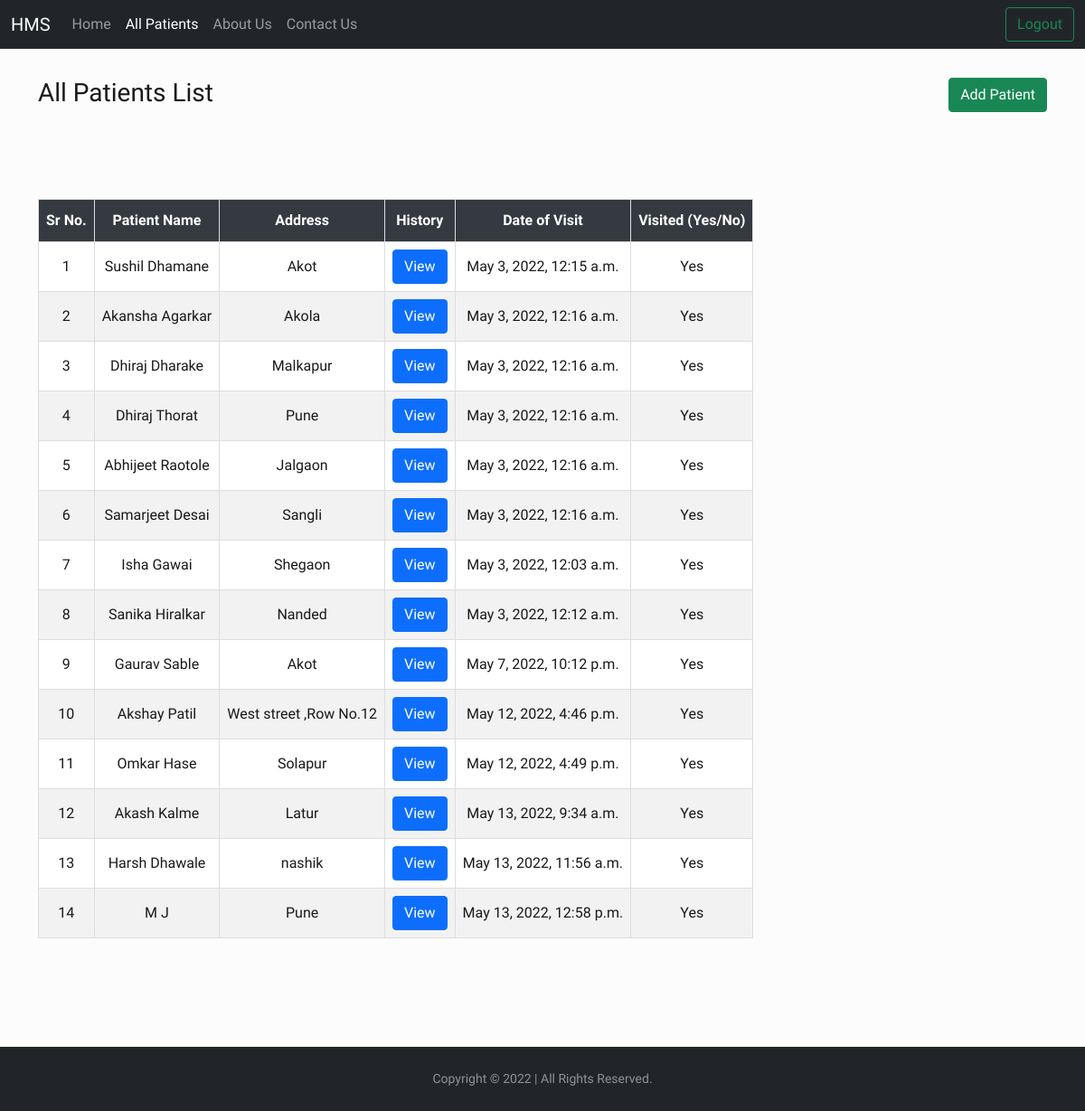
Screenshot of /patient/allpatients/ with the database file from the repository.
### patient/models.py (models this page shows)
class Patient(models.Model):
   name = models.CharField(max_length=300)
   gender = models.CharField(max_length=10)
   email = models.EmailField(null=True,blank=True)
   address = models.TextField(null=True,blank=True)
   date_of_Birth = models.DateField(null=True,blank=True)
   height = models.IntegerField(default=0)
   weight = models.IntegerField(default=0)
   reason = models.TextField(null=True,blank=True)
   notvisited = models.BooleanField(default=True)
   dateofvisit = models.DateTimeField(null=True,blank=True)
   def __str__(self):
    return self.name

### patient/views.py (the view)
# urls.py: path('allpatients/',views.allpatients,name="allpatients"),
def allpatients(request):
    allpatients = Patient.objects.all()
    allhistorys = History.objects.all()
    params = {'allpatients':allpatients,'allhistorys':allhistorys}
    return render(request,"allpatients.html",params)

### templates/allpatients.html (shortened to what this page needs)
<!doctype html>
<html lang="en">
<head>
    <link href="https://cdn.jsdelivr.net/npm/bootstrap@5.1.3/dist/css/bootstrap.min.css" rel="stylesheet"
>
    <link rel="stylesheet" type="text/css" href="https://cdn.datatables.net/v/dt/dt-1.11.5/datatables.min.css" />
</head>
<body>
    <nav class="navbar navbar-expand-lg navbar-dark bg-dark">
        <div class="container-fluid">
            <a class="navbar-brand" href="{% url 'home' %}">HMS</a>
            <div class="collapse navbar-collapse" id="navbarSupportedContent">
                <ul class="navbar-nav me-auto mb-2 mb-lg-0">
                    <li class="nav-item">
                        <a class="nav-link" aria-current="page" href="{% url 'home' %}">Home</a>
                    </li>
                    <li class="nav-item">
                        <a class="nav-link active" href="{% url 'allpatients' %}">All Patients</a>
                    </li>
                    <li class="nav-item">
                        <a class="nav-link" href="{% url 'about' %}">About Us</a>
                    </li>
                    <li class="nav-item">
                        <a class="nav-link" href="{% url 'contact' %}">Contact Us</a>
                    </li>
                </ul>
                <button type="button" class="btn btn-outline-success" data-bs-toggle="modal"
                    data-bs-target="#exampleModal">
                    Logout
                </button>
            </div>
        </div>
    </nav>
    <div class="container" style="margin-top: 2rem;">
        <div style="margin: 20px 0px;">
            <h3 style="display: inline;">All Patients List</h2>
                <a href="{% url 'addpatient' %}">
                    <button style="float: right;" class="btn btn-success">Add Patient</button>
                </a>
        </div>
        <table id="dataTable" style="text-align: center;margin-top: 100px;">
            <thead>
                <tr>
                    <th style="text-align: center;">Sr No.</th>
                    <th style="text-align: center;">Patient Name</th>
                    <th style="text-align: center;">Address</th>
                    <th style="text-align: center;">History</th>
                    <th style="text-align: center;">Date of Visit</th>
                    <th style="text-align: center;">Visited (Yes/No)</th>
                </tr>
            </thead>
            <tbody>
                {% for i in allpatients %}
                <tr>
                    <td>{{forloop.counter}}</td>
                    <td>{{i.name}}</td>
                    <td>{{i.address}}</td>
                    <td>
                        <center><button type="button" class="btn btn-primary" data-bs-toggle="modal"
                                data-bs-target="#exampleModal{{i.id}}">
                                View
                            </button></center>
                    </td>
                    <td>{{i.dateofvisit}}</td>
                    <td>
                        {% if i.notvisited %}
                        No
                        {% else %}
                        Yes
                        {% endif %}
                    </td>
                </tr>
                {% endfor %}
            </tbody>
        </table>
    </div>
    <footer id="sticky-footer" class="flex-shrink-0 py-4 bg-dark text-white-50" style="margin-top: 7.5rem ;">
        <div class="container text-center">
            <small>Copyright &copy; 2022 | All Rights Reserved.</small>
        </div>
    </footer>
</body>
</html>

### templates/allpatients.html (style rules this page uses)
* { margin: 0; padding: 0; box-sizing: border-box; }
html, body { height: 100%; }
body { background: #fdfcfc; color: rgba(0, 0, 0, 0.9); font-family: "Work Sans", sans-serif; font-size: 16px; line-height: 1.4; }
#dataTable td, #dataTable th { border: 1px solid #ddd; padding: 8px; }
#dataTable tr { transition: transform 0.3s ease-in-out; }
#dataTable tr:nth-child(odd) { background-color: white; }
#dataTable tr:nth-child(even) { background-color: #f2f2f2; }
#dataTable th { padding-top: 12px; padding-bottom: 12px; text-align: left; background-color: #343a40; color: white; }

### rows the page displays
Patient: name "Sushil Dhamane", address "Akot", dateofvisit "May 3, 2022, 12:15 a.m.", notvisited "Yes"
Patient: name "Akansha Agarkar", address "Akola", dateofvisit "May 3, 2022, 12:16 a.m.", notvisited "Yes"
Patient: name "Dhiraj Dharake", address "Malkapur", dateofvisit "May 3, 2022, 12:16 a.m.", notvisited "Yes"
Patient: name "Dhiraj Thorat", address "Pune", dateofvisit "May 3, 2022, 12:16 a.m.", notvisited "Yes"
Patient: name "Abhijeet Raotole", address "Jalgaon", dateofvisit "May 3, 2022, 12:16 a.m.", notvisited "Yes"
Patient: name "Samarjeet Desai", address "Sangli", dateofvisit "May 3, 2022, 12:16 a.m.", notvisited "Yes"
Patient: name "Isha Gawai", address "Shegaon", dateofvisit "May 3, 2022, 12:03 a.m.", notvisited "Yes"
Patient: name "Sanika Hiralkar", address "Nanded", dateofvisit "May 3, 2022, 12:12 a.m.", notvisited "Yes"
Patient: name "Gaurav Sable", address "Akot", dateofvisit "May 7, 2022, 10:12 p.m.", notvisited "Yes"
Patient: name "Akshay Patil", address "West street ,Row No.12", dateofvisit "May 12, 2022, 4:46 p.m.", notvisited "Yes"
Patient: name "Omkar Hase", address "Solapur", dateofvisit "May 12, 2022, 4:49 p.m.", notvisited "Yes"
Patient: name "Akash Kalme", address "Latur", dateofvisit "May 13, 2022, 9:34 a.m.", notvisited "Yes"
Patient: name "Harsh Dhawale", address "nashik", dateofvisit "May 13, 2022, 11:56 a.m.", notvisited "Yes"
Patient: name "M J", address "Pune", dateofvisit "May 13, 2022, 12:58 p.m.", notvisited "Yes"
